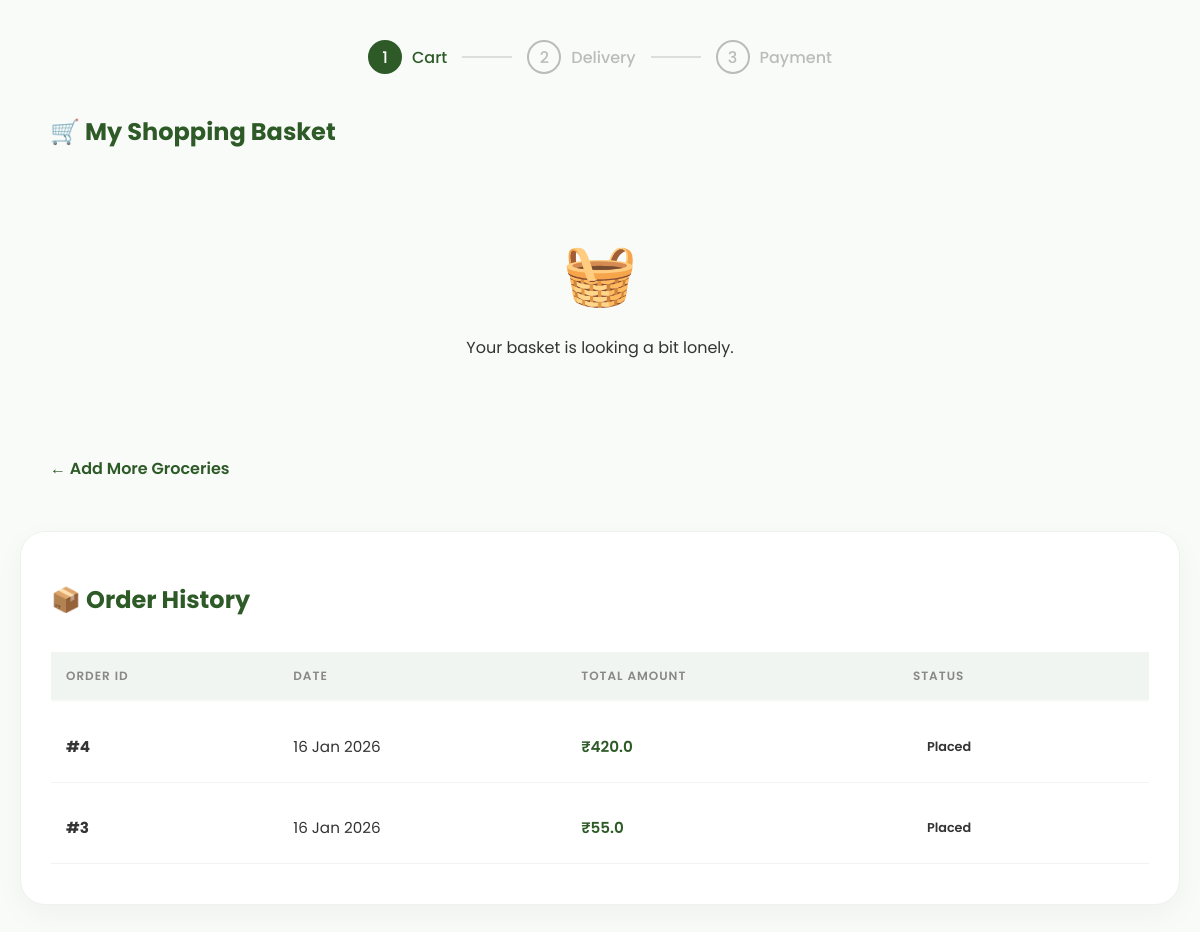
Before: /cart (signed in) with the older database file.
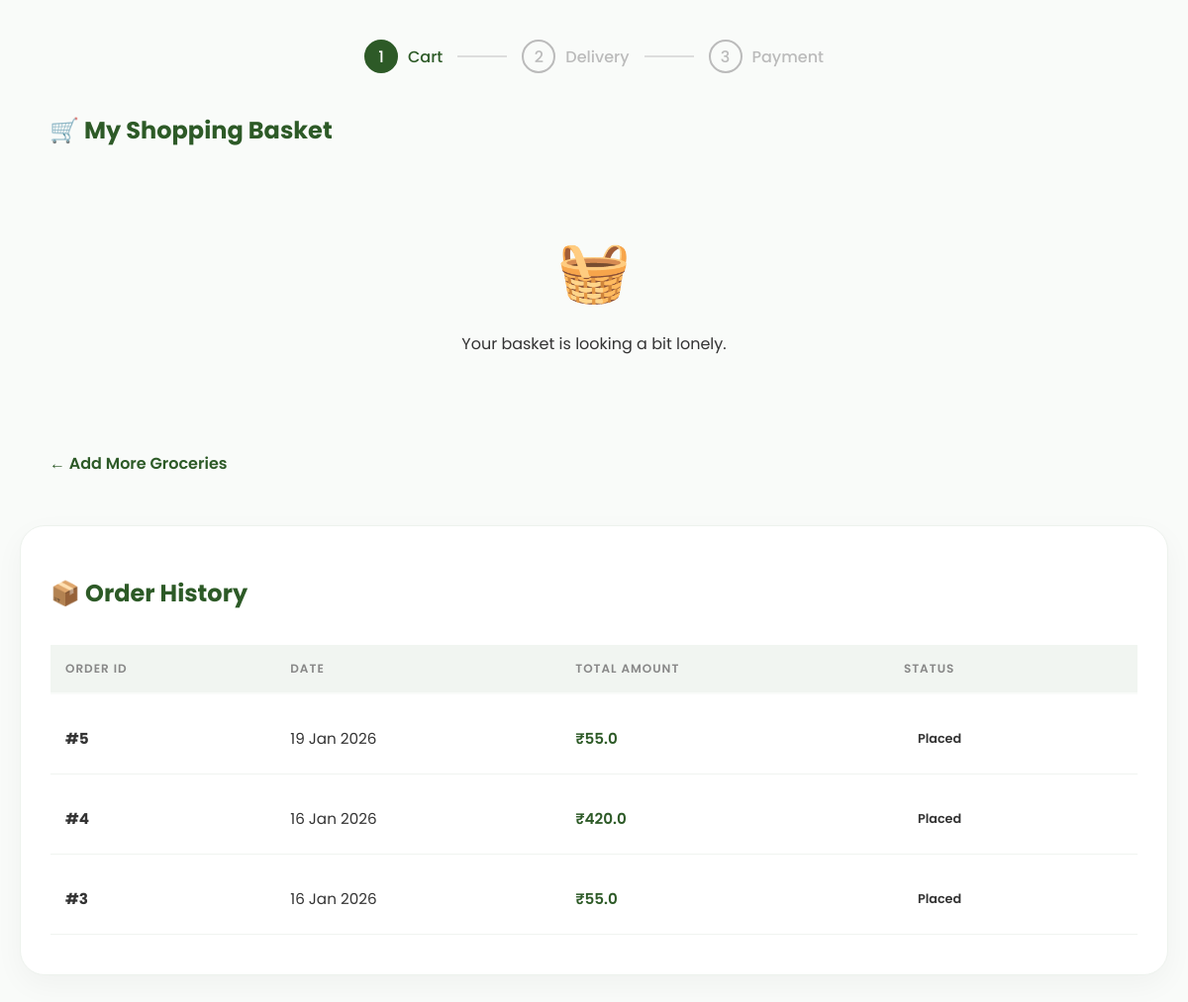
After: the same page with the newer database file.
### app.py (models this page shows)
class Order(db.Model):
    __tablename__ = 'orders'
    id = db.Column(db.Integer, primary_key=True)
    user_id = db.Column(db.Integer, db.ForeignKey('customer.id'))
    total_amount = db.Column(db.Float)
    status = db.Column(db.String(20), default='Placed')
    customer = db.relationship('Customer')
    items = db.relationship('OrderItem', backref='order')
    date = db.Column(db.DateTime, default=datetime.utcnow)

### app.py (the view)
@app.route("/cart")
def cart():
    if 'user_id' not in session:
        return redirect(url_for('login'))
    user_id = session['user_id']
    cart_items = Cart.query.filter_by(user_id=user_id).all()
    orders = Order.query.filter_by(user_id=user_id).order_by(Order.id.desc()).all()
    total = 0
    for item in cart_items:
        item.unit_price = fine(item.product.price)   # numeric price
        item.item_total = item.unit_price * item.quantity
        total += item.item_total
    return render_template(
        "cart.html",
        cart_items=cart_items,
        total= total,
        orders=orders
    )

### templates/cart.html (shortened to what the changed rows need)
<!DOCTYPE html>
<html lang="en">
<head>
    <link rel="stylesheet" href="{{ url_for('static', filename='css/cart.css') }}">
</head>
<body>
    <div class="container">
        <div class="cart-header">
            <h2>🛒 My Shopping Basket</h2>
        </div>
    </div>
    <section class="previous-orders">
        <h2>📦 Order History</h2>
        <div style="overflow-x: auto;">
            <table class="orders-table">
                <thead>
                    <tr>
                        <th>Order ID</th>
                        <th>Date</th>
                        <th>Total Amount</th>
                        <th>Status</th>
                    </tr>
                </thead>
                <tbody>
                    {% for order in orders %}
                    <tr>
                        <td class="order-id">#{{ order.id }}</td>
                        <td>{{ order.date.strftime('%d %b %Y') }}</td>
                        <td class="order-total">₹{{ order.total_amount }}</td>
                        <td>
                            <span class="status {{ order.status|lower }}">
                                {{ order.status }}
                            </span>
                        </td>
                    </tr>
                    {% endfor %}
                </tbody>
            </table>
        </div>
    </section>
</body>
</html>

Changed rows visible on the page:
added Order: id "5", date "19 Jan 2026", total_amount "55.0", status "Placed"
